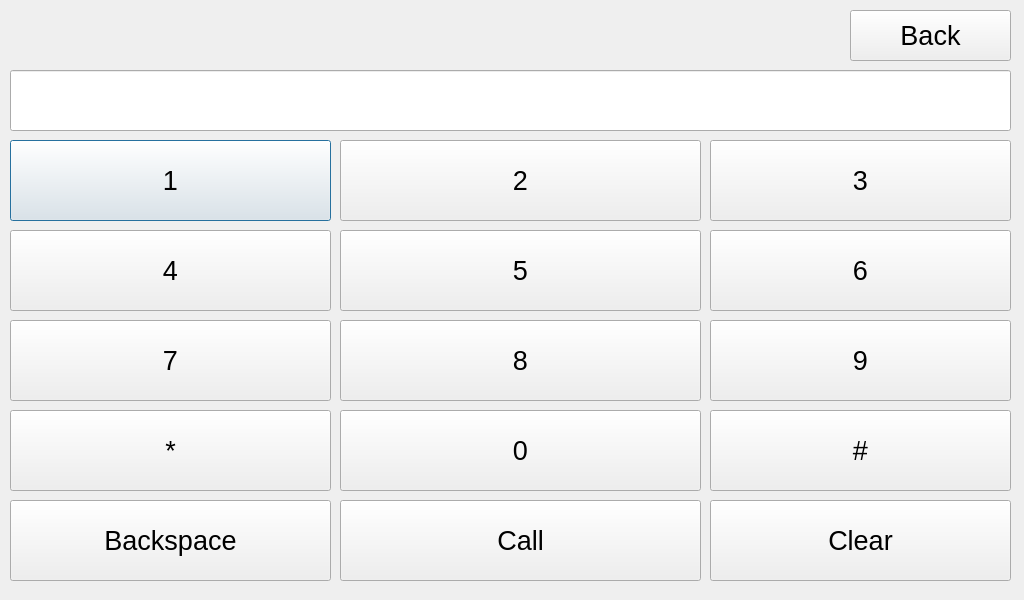
<?xml version="1.0" encoding="UTF-8"?>
<ui version="4.0">
 <class>Phone</class>
 <widget class="QDialog" name="Phone">
  <property name="geometry">
   <rect>
    <x>0</x>
    <y>0</y>
    <width>1024</width>
    <height>600</height>
   </rect>
  </property>
  <property name="windowTitle">
   <string>Dialog</string>
  </property>
  <widget class="QLineEdit" name="display">
   <property name="geometry">
    <rect>
     <x>10</x>
     <y>70</y>
     <width>1001</width>
     <height>61</height>
    </rect>
   </property>
  </widget>
  <widget class="QPushButton" name="one">
   <property name="geometry">
    <rect>
     <x>10</x>
     <y>140</y>
     <width>321</width>
     <height>81</height>
    </rect>
   </property>
   <property name="font">
    <font>
     <pointsize>20</pointsize>
    </font>
   </property>
   <property name="text">
    <string>1</string>
   </property>
  </widget>
  <widget class="QPushButton" name="two">
   <property name="geometry">
    <rect>
     <x>340</x>
     <y>140</y>
     <width>361</width>
     <height>81</height>
    </rect>
   </property>
   <property name="font">
    <font>
     <pointsize>20</pointsize>
    </font>
   </property>
   <property name="text">
    <string>2</string>
   </property>
  </widget>
  <widget class="QPushButton" name="three">
   <property name="geometry">
    <rect>
     <x>710</x>
     <y>140</y>
     <width>301</width>
     <height>81</height>
    </rect>
   </property>
   <property name="font">
    <font>
     <pointsize>20</pointsize>
    </font>
   </property>
   <property name="text">
    <string>3</string>
   </property>
  </widget>
  <widget class="QPushButton" name="four">
   <property name="geometry">
    <rect>
     <x>10</x>
     <y>230</y>
     <width>321</width>
     <height>81</height>
    </rect>
   </property>
   <property name="font">
    <font>
     <pointsize>20</pointsize>
    </font>
   </property>
   <property name="text">
    <string>4</string>
   </property>
  </widget>
  <widget class="QPushButton" name="five">
   <property name="geometry">
    <rect>
     <x>340</x>
     <y>230</y>
     <width>361</width>
     <height>81</height>
    </rect>
   </property>
   <property name="font">
    <font>
     <pointsize>20</pointsize>
    </font>
   </property>
   <property name="text">
    <string>5</string>
   </property>
  </widget>
  <widget class="QPushButton" name="six">
   <property name="geometry">
    <rect>
     <x>710</x>
     <y>230</y>
     <width>301</width>
     <height>81</height>
    </rect>
   </property>
   <property name="font">
    <font>
     <pointsize>20</pointsize>
    </font>
   </property>
   <property name="text">
    <string>6</string>
   </property>
  </widget>
  <widget class="QPushButton" name="seven">
   <property name="geometry">
    <rect>
     <x>10</x>
     <y>320</y>
     <width>321</width>
     <height>81</height>
    </rect>
   </property>
   <property name="font">
    <font>
     <pointsize>20</pointsize>
    </font>
   </property>
   <property name="text">
    <string>7</string>
   </property>
  </widget>
  <widget class="QPushButton" name="eight">
   <property name="geometry">
    <rect>
     <x>340</x>
     <y>320</y>
     <width>361</width>
     <height>81</height>
    </rect>
   </property>
   <property name="font">
    <font>
     <pointsize>20</pointsize>
    </font>
   </property>
   <property name="text">
    <string>8</string>
   </property>
  </widget>
  <widget class="QPushButton" name="nine">
   <property name="geometry">
    <rect>
     <x>710</x>
     <y>320</y>
     <width>301</width>
     <height>81</height>
    </rect>
   </property>
   <property name="font">
    <font>
     <pointsize>20</pointsize>
    </font>
   </property>
   <property name="text">
    <string>9</string>
   </property>
  </widget>
  <widget class="QPushButton" name="call">
   <property name="geometry">
    <rect>
     <x>340</x>
     <y>500</y>
     <width>361</width>
     <height>81</height>
    </rect>
   </property>
   <property name="font">
    <font>
     <pointsize>20</pointsize>
    </font>
   </property>
   <property name="text">
    <string>Call</string>
   </property>
  </widget>
  <widget class="QPushButton" name="apostrophe">
   <property name="geometry">
    <rect>
     <x>10</x>
     <y>410</y>
     <width>321</width>
     <height>81</height>
    </rect>
   </property>
   <property name="font">
    <font>
     <pointsize>20</pointsize>
    </font>
   </property>
   <property name="text">
    <string>*</string>
   </property>
  </widget>
  <widget class="QPushButton" name="zero">
   <property name="geometry">
    <rect>
     <x>340</x>
     <y>410</y>
     <width>361</width>
     <height>81</height>
    </rect>
   </property>
   <property name="font">
    <font>
     <pointsize>20</pointsize>
    </font>
   </property>
   <property name="text">
    <string>0</string>
   </property>
  </widget>
  <widget class="QPushButton" name="hashtag">
   <property name="geometry">
    <rect>
     <x>710</x>
     <y>410</y>
     <width>301</width>
     <height>81</height>
    </rect>
   </property>
   <property name="font">
    <font>
     <pointsize>20</pointsize>
    </font>
   </property>
   <property name="text">
    <string>#</string>
   </property>
  </widget>
  <widget class="QPushButton" name="backspace">
   <property name="geometry">
    <rect>
     <x>10</x>
     <y>500</y>
     <width>321</width>
     <height>81</height>
    </rect>
   </property>
   <property name="font">
    <font>
     <pointsize>20</pointsize>
    </font>
   </property>
   <property name="text">
    <string>Backspace</string>
   </property>
  </widget>
  <widget class="QPushButton" name="clear">
   <property name="geometry">
    <rect>
     <x>710</x>
     <y>500</y>
     <width>301</width>
     <height>81</height>
    </rect>
   </property>
   <property name="font">
    <font>
     <pointsize>20</pointsize>
    </font>
   </property>
   <property name="text">
    <string>Clear</string>
   </property>
  </widget>
  <widget class="QPushButton" name="back">
   <property name="geometry">
    <rect>
     <x>850</x>
     <y>10</y>
     <width>161</width>
     <height>51</height>
    </rect>
   </property>
   <property name="font">
    <font>
     <pointsize>20</pointsize>
    </font>
   </property>
   <property name="text">
    <string>Back</string>
   </property>
  </widget>
 </widget>
 <resources/>
 <connections/>
</ui>
